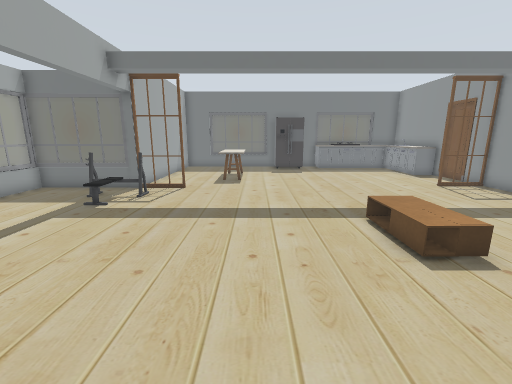
View 1 (above)

17 first-person views from a walk through a Gazebo world. The camera is 1.2 m above the floor, tilts 12° down and sees 90° across. Floor lines are 1 m apart. The floor is counted in squares, 0.5 m on a side. Each view is taken from the middle of a square. On the plan, view 1 faces up. The plan holds only what a view shows up to about 17 squares ahead; the rest is blank.

View 2
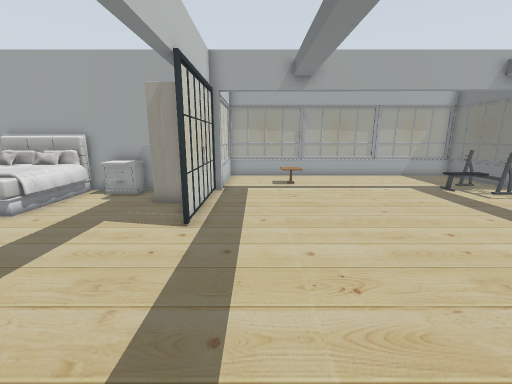

View 3
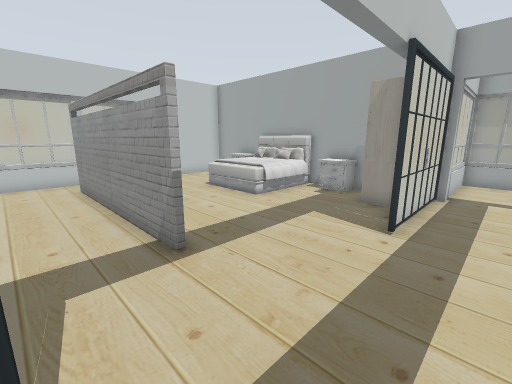

View 4
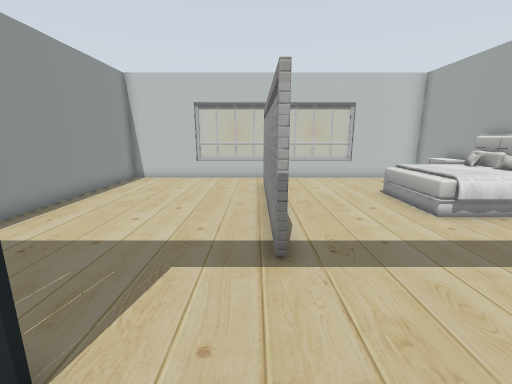

View 5
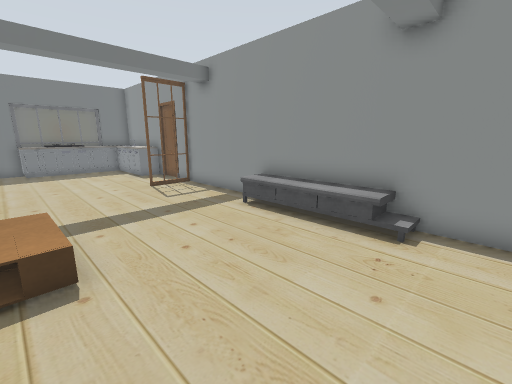

View 6
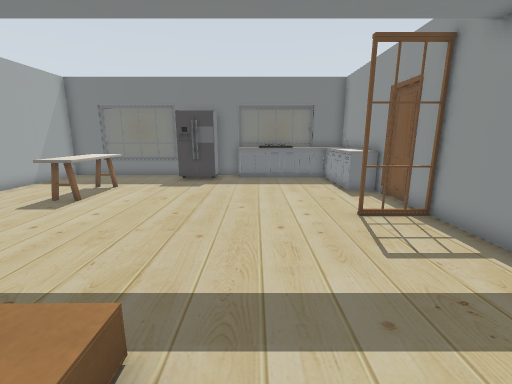

View 7
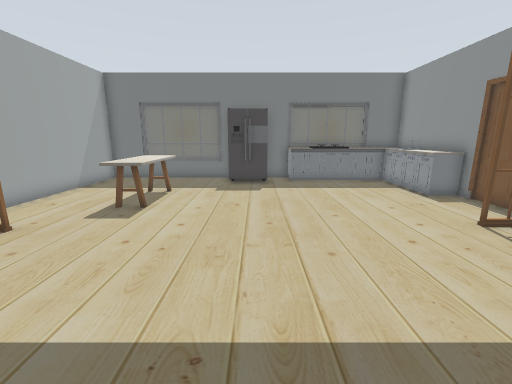

View 8
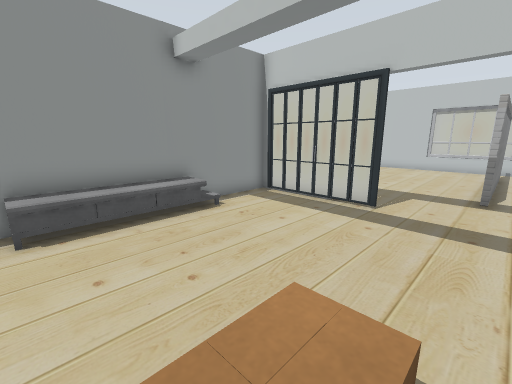

View 9
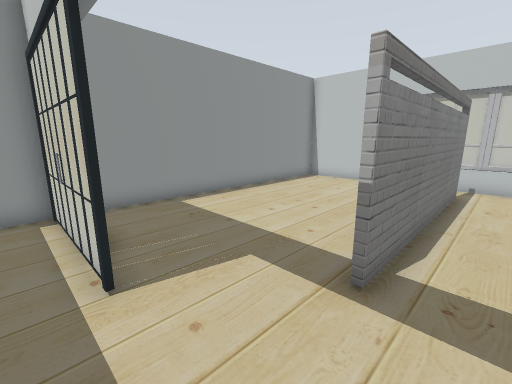

View 10
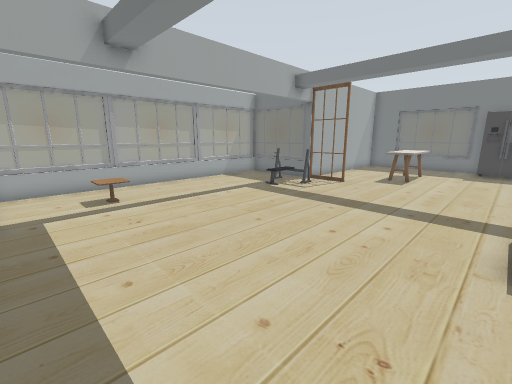

View 11
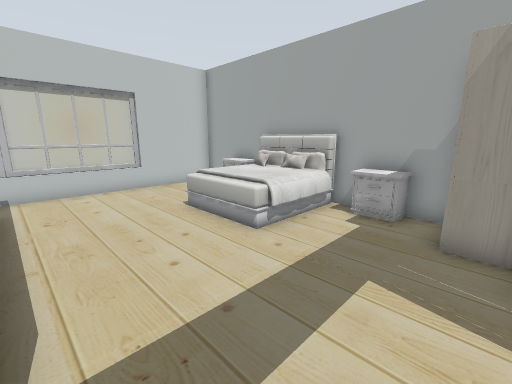

View 12
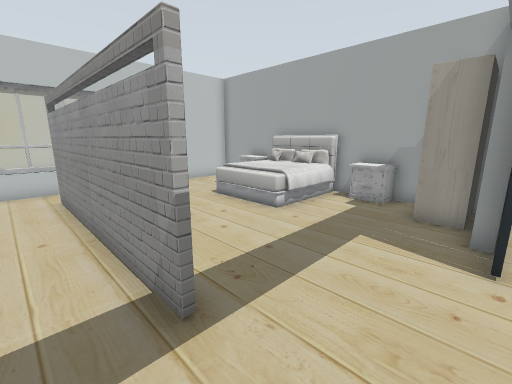

View 13
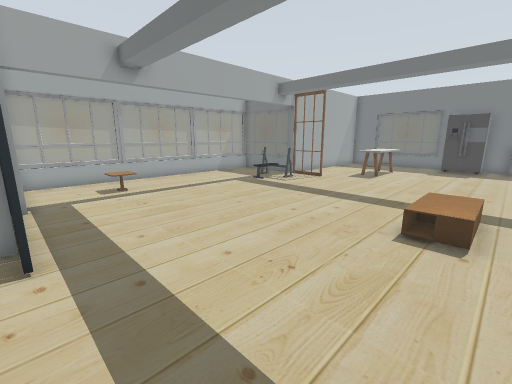

View 14
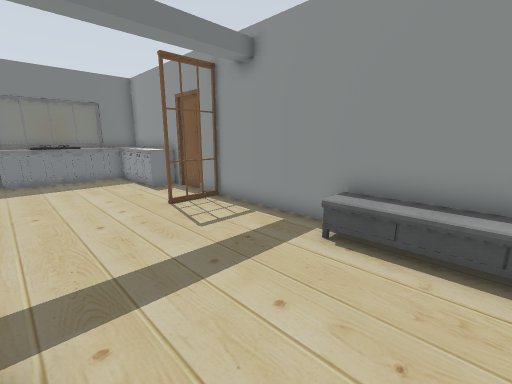

View 15
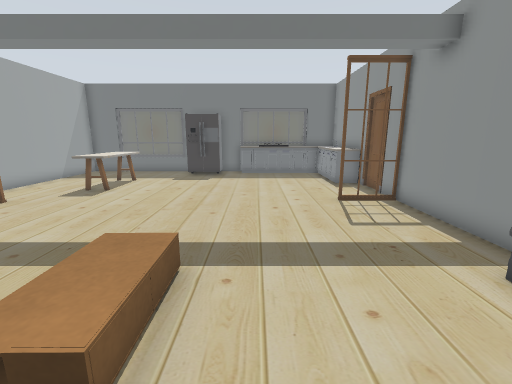

View 16
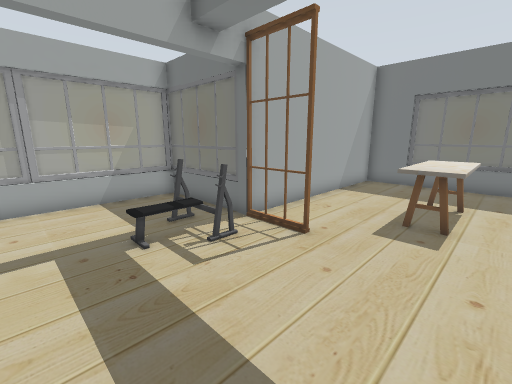

View 17
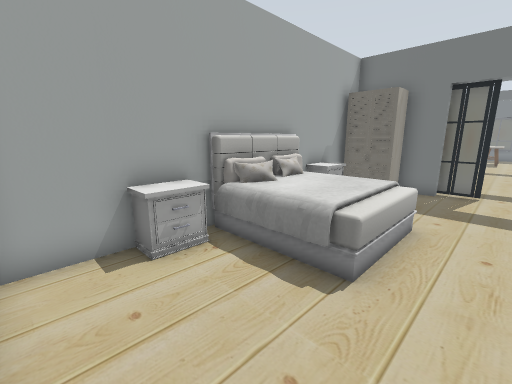

### Floor plan
Points are (right, up) in squares from view 1. A wall is a line through its corners. A room is listed if a view was taken in it or the views show most of it. See-through windows are left out.
Room 1 (views 1, 2, 3, 4, 5, 6, 7, 8, 9, 10, 11, 12, 13, 14, 15, 16, 17)
walls: (-2.1, -1.9) (-2.1, -2.4) (-3.6, -2.4); (3.6, -4.8) (3.6, -13.6); (-6.1, -1.6) (-5.7, -1.6); (-5.7, -2.5) (-5.7, -15.6) (-1.4, -15.6); (11.5, -2.1) (11.5, 14); (3.4, -13.6) (3.4, -4.8); (11.5, 16) (11.5, 21.6) (9.5, 21.6); (7.4, -15.6) (11.5, -15.6) (11.5, -3.3); (1.5, 21.6) (-5.7, 21.6) (-5.7, 12.3) (-10.5, 12.3); (5, 21.6) (3.5, 21.6)
low walls: (-10.5, 3.5) (-10.5, -1.7); (-10.5, 12.3) (-10.5, 7.4); (2.4, -15.6) (3.6, -15.6)
objects: window (-11, 0); window (-11, 4) to (-11, 7); window (-11, 10); window (-10, -2) to (-7, -2); window (-10, 12) to (-8, 12); table (-8, 2) to (-7, 2); other object (-7, 9) to (-5, 11); nightstand (-5, -13) to (-5, -12); bed (-5, -11) to (-2, -8); nightstand (-5, -6) to (-5, -5); wardrobe (-5, -4) to (-4, -3); door leaf (-5, 12) to (-4, 12); door leaf (-3, -2); kitchen table (-2, 15) to (-1, 18); window (-1, -16) to (2, -16); door leaf (-1, -2); window (0, 22); fridge (2, 20) to (3, 21); window (4, -16) to (7, -16); coffee table (4, 5) to (4, 7); kitchen cabinet (5, 21); door leaf (6, -2) to (7, -2); other object (6, 21) to (8, 21); window (8, 22) to (9, 22); door leaf (9, -2); door leaf (9, 13) to (11, 13); kitchen cabinet (9, 17) to (11, 21); TV cabinet (10, 2) to (11, 7); door leaf (12, 15)

Positions as (right, up) in squares from view 1, and headings:
1: (0, 0), facing up
2: (6, 0), facing left
3: (6, 0), facing down-left
4: (4, 0), facing down
5: (4, 0), facing up-right
6: (6, 5), facing up
7: (3, 6), facing up
8: (3, 7), facing down-right
9: (2, -1), facing down-right
10: (3, -1), facing up-left
11: (3, -3), facing down-left
12: (5, -2), facing down-left
13: (5, -2), facing up-left
14: (5, 4), facing up-right
15: (6, 3), facing up
16: (0, 7), facing up-left
17: (0, -15), facing up-left
